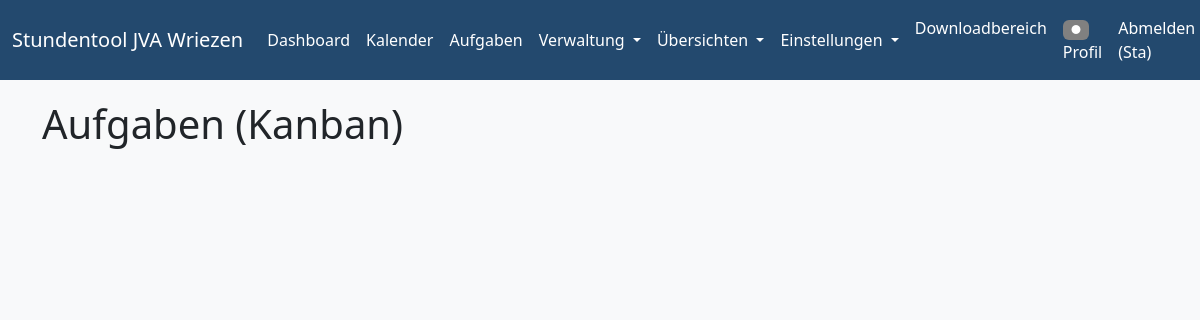
Before: /kanban (signed in) with the older database file.
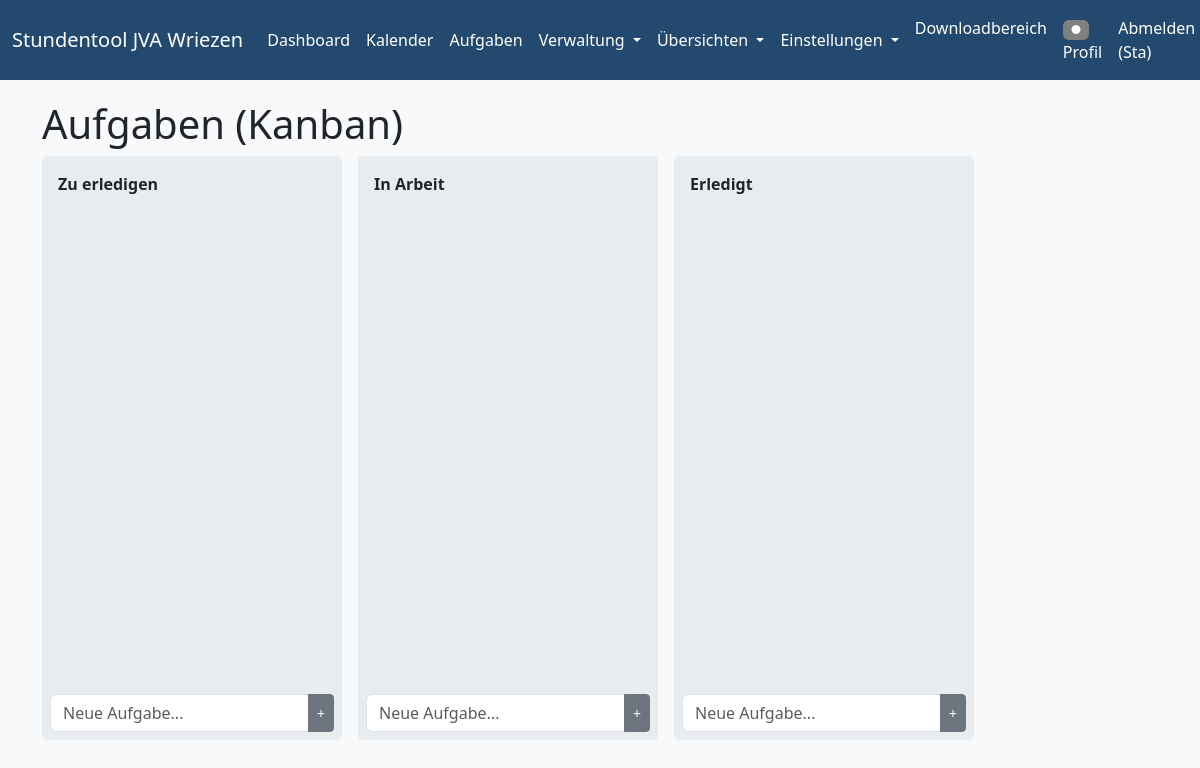
After: the same page with the newer database file.
### models.py (models this page shows, shortened)
class KanbanList(db.Model):
    id = db.Column(db.Integer, primary_key=True)
    name = db.Column(db.String(100), nullable=False)
    position = db.Column(db.Integer, nullable=False)
    cards = db.relationship('KanbanCard', backref='list', lazy=True, cascade="all, delete-orphan", order_by="KanbanCard.position")

### app.py (the view)
@app.route('/kanban')
@login_required
def kanban_board():
    lists = KanbanList.query.order_by(KanbanList.position).all()
    return render_template('kanban.html', title='Aufgaben (Kanban)', lists=lists)

### app.py (called while the page is built)
@login_manager.user_loader
def load_user(user_id):
    return User.query.get(int(user_id))

### templates/kanban.html (shortened to what this page needs)
{% extends "base.html" %}
{% block content %}
<h1>{{ title }}</h1>
<div class="kanban-board">
    {% for list in lists %}
    <div class="kanban-list" data-list-id="{{ list.id }}">
        <div class="kanban-list-header">{{ list.name }}</div>
        <ul class="kanban-cards list-group">
        </ul>
        <form class="add-card-form mt-2" onsubmit="addCard(event, {{ list.id }})">
            <div class="input-group">
                <input type="text" class="form-control" placeholder="Neue Aufgabe..." required>
                <button type="submit" class="btn btn-secondary btn-sm">+</button>
            </div>
        </form>
    </div>
    {% endfor %}
</div>
{% endblock %}

Changed rows visible on the page:
added KanbanList: name "Zu erledigen"
added KanbanList: name "In Arbeit"
added KanbanList: name "Erledigt"
